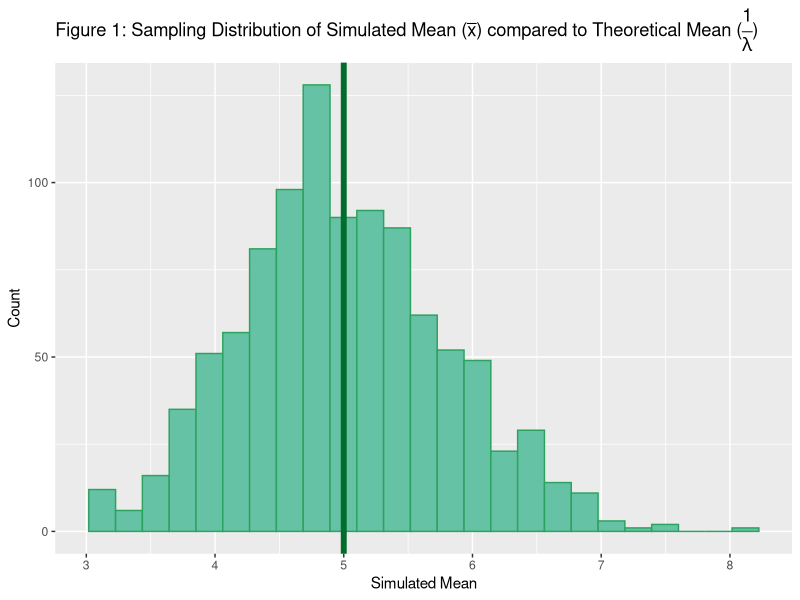
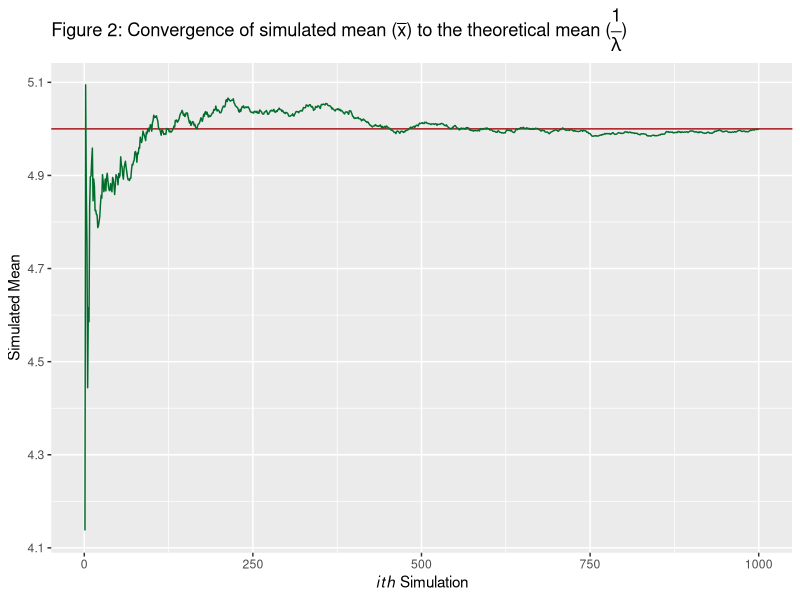
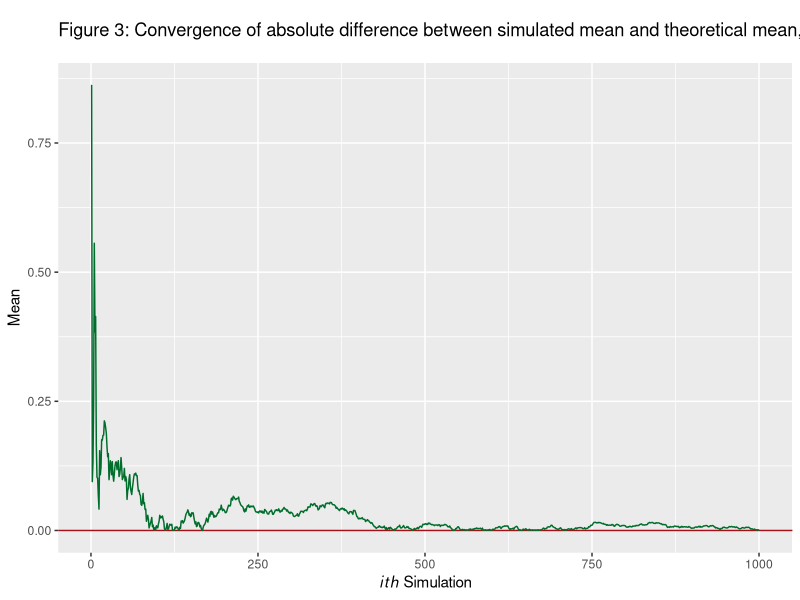
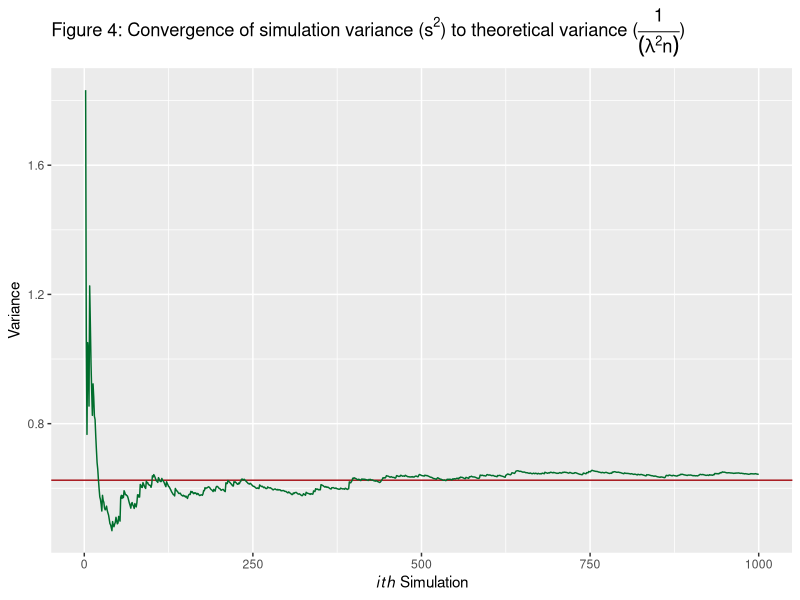
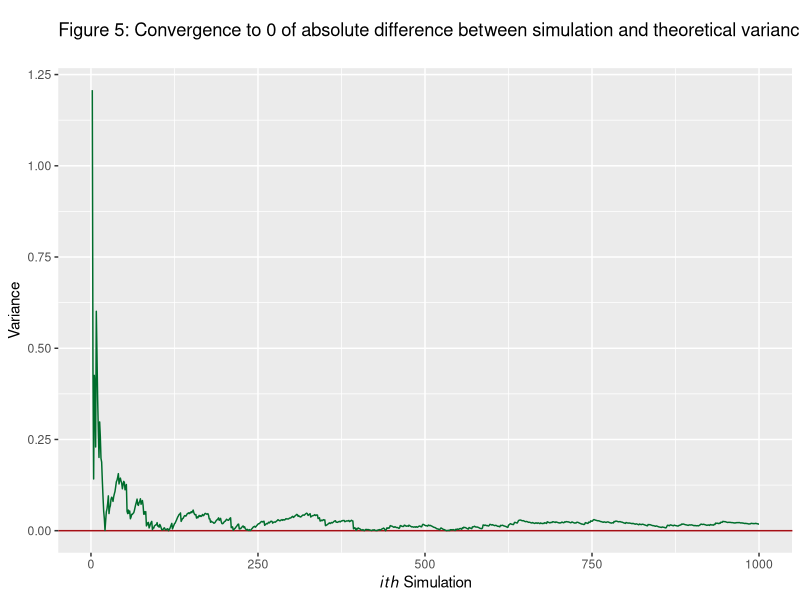

Write the R code that produced these figures, in order. (Note: this script raises an error after producing the figures.)
## Simulating the Exponential Distribution

#remove all objects just to be safe
rm(list = ls(all = TRUE))

#load libraries
library(ggplot2)
library(knitr)
library('gridExtra')

#for color schemes
library('RColorBrewer')

#set color scheme for graphing
BuGn <- brewer.pal(5, 'BuGn')[3:5]
reds <- brewer.pal(5, 'Reds')[3:5]


#======================================================================
#set parms for rexp
#======================================================================
# lambda is the rate parameter of the exponential distribution, 
# N is the number of simulations done and 
# n is the number of samples created for each sim. 

set.seed(100)
lambda <- 0.2; 
N <- 1000; 
n <- 40
#======================================================================
#set parms for rexp
#======================================================================

#======================================================================
#calculate the distribution of simulated means
#======================================================================

#======================================================================
#calculate the distribution of simulated means
#======================================================================
#use sapply to run 1 to N sims and apply to calculate the mean for each sim
dist_means<-apply(sapply(1:N, function(i) {rexp(n, lambda)}), 2, mean)

title1 <- expression(
  paste(
    'Figure 1: Sampling Distribution of Simulated Mean (',
    bar(x), 
    ') compared to Theoretical Mean (',
    frac(1, lambda),
    ')')
)

p1<-ggplot(mapping=aes(x=dist_means)) +
  geom_histogram(bins=25, col=BuGn[2], fill=BuGn[1]) +
  geom_vline(xintercept=1 / lambda, col=BuGn[3], size=2) +
  labs(title=title1, x='Simulated Mean', y='Count')

p1

#======================================================================
#calculate the distribution of simulated means
#======================================================================


#======================================================================
#convergence of the simulated mean to the theoretical mean
#======================================================================
#theo mean is 5.0
#accumulate the means and divide each additional term by it's index
cumul_means <- cumsum(dist_means) / seq_along(dist_means)
#calculate the difference between the mean and the theoretical mean (1/lambda)
abs_diff_mean <- abs(cumul_means - (1 / lambda))

#plot the convergence of the simulated mean to the theoretical mean

title2 <- expression(paste('Figure 2: Convergence of simulated mean (',
                           bar(x), 
                           ') to the theoretical mean (', 
                           frac(1, lambda),
                           ')')
)

p2 <- ggplot(mapping=aes(x=seq_along(cumul_means), y=cumul_means)) +
  geom_hline(yintercept=1 / lambda, col=reds[3]) +
  geom_line(col=BuGn[3]) +
  labs(title=title2, x=expression(paste(italic(ith),' Simulation')), y='Simulated Mean')
p2

title3 <- expression(paste('Figure 3: Convergence of absolute difference between simulated mean and theoretical mean, ', 
                           abs(bar(x) - frac(1, lambda))))

p3 <- ggplot(mapping=aes(x=seq_along(abs_diff_mean), y=abs_diff_mean)) +
  geom_hline(yintercept=0, col=reds[3]) +
  geom_line(col=BuGn[3]) +
  labs(title=title3, x=expression(paste(italic(ith),' Simulation')), y='Mean')
p3


#======================================================================
#convergence of the simulated mean to the theoretical mean
#======================================================================


#======================================================================
#convergence of the simulated variance to the theoretical Variance
#======================================================================
cumul_vars <- sapply(seq_along(dist_means),
                     function(x) {
                       var(dist_means[1:x])
                     })

# theo variance is 1 / (lambda^2 * n)  or 0.625
title4 <- expression(paste('Figure 4: Convergence of simulation variance (', s^2, ') to theoretical variance (', frac(1, (lambda^2 * n)),')'))
p4 <- ggplot(mapping=aes(x=seq_along(cumul_vars), y=cumul_vars)) +
  geom_hline(yintercept=(1 / (lambda^2 * n)), col=reds[3]) +
  geom_line(na.rm=T, col=BuGn[3]) +
  labs(title=title4, x=expression(paste(italic(ith),' Simulation')), y='Variance')
p4

abs_diff_variance <- abs(cumul_vars - (1 / (lambda^2 * n)))

title5 <- expression(paste('Figure 5: Convergence to 0 of absolute difference between simulation and theoretical variance (', abs(s^2 - frac(1, (lambda^2 * n))), ')'))
p5 <- ggplot(mapping=aes(x=seq_along(abs_diff_variance), y=abs_diff_variance)) +
  geom_hline(yintercept=0, col=reds[3]) +
  geom_line(na.rm=T, col=BuGn[3]) +
  labs(title=title5, x=expression(paste(italic(ith),' Simulation')), y='Variance')
p5


#======================================================================
#convergence of the simulated variance to the theoretical Variance
#======================================================================

#======================================================================
#Determination of normality
#======================================================================  
title6 <- expression(paste('Figure 6: Simulated Mean and Normal Distributions ',
                           italic(N) %~% (list(1 / lambda, 1 / (lambda * sqrt(n))))))
p6<-ggplot(mapping=aes(x=dist_means)) +
  geom_histogram(aes(y=..density..), bins=25, col=BuGn[2], fill=BuGn[1]) +
  stat_function(fun=dnorm,
                args=list(mean=1 / lambda, sd=1 / (lambda * sqrt(n))),
                col=BuGn[3], size=2) +
  labs(title=title6, x='Value', y='Density')+
  geom_vline(xintercept=1 / lambda, col=BuGn[3], size=2)
p6

title7<-  'Figure 7: Q-Q plot of the simulation distribution'

p7<-ggplot(mapping=aes(sample=dist_means)) +
  geom_abline(intercept=1 / lambda, slope=1 / (lambda * sqrt(n)),
              col=reds[3]) +
  stat_qq(col=BuGn[2], fill=BuGn[1], alpha=0.1) +
  labs(title=title7,x='Theoretical quantiles', y='Sample quantiles')
p7
#======================================================================
#Determination of normality
#======================================================================

## ------------------------------------------------------------------------
#coverage is the (empirical) probability that the population mean is 
# included in the conﬁdence interval. Mean is 5, use 3-7.  
#use 95% confidence interval
seq_lambdas<- seq(3, 7, by=0.01)


#calculate coverage
coverage <- sapply(seq_lambdas, function(lamb) {
  mu_hats <- rowMeans(matrix(rexp(n*N, rate=0.2),N, n))
  lower_limit <- mu_hats - qnorm(0.975) * sqrt(1/lambda**2/n)
  upper_limit <- mu_hats + qnorm(0.975) * sqrt(1/lambda**2/n)
  mean(lower_limit < lamb & upper_limit > lamb)
}
)
title8<-  'Figure 8: Coverage (probability that population mean is in confidence interval)'

#coverage
p8<-qplot(seq_lambdas, coverage) + geom_hline(yintercept=0.95,col=reds[3])+
  labs(title=title8,x='Lambda', y='Probability (Coverage)')
p8

